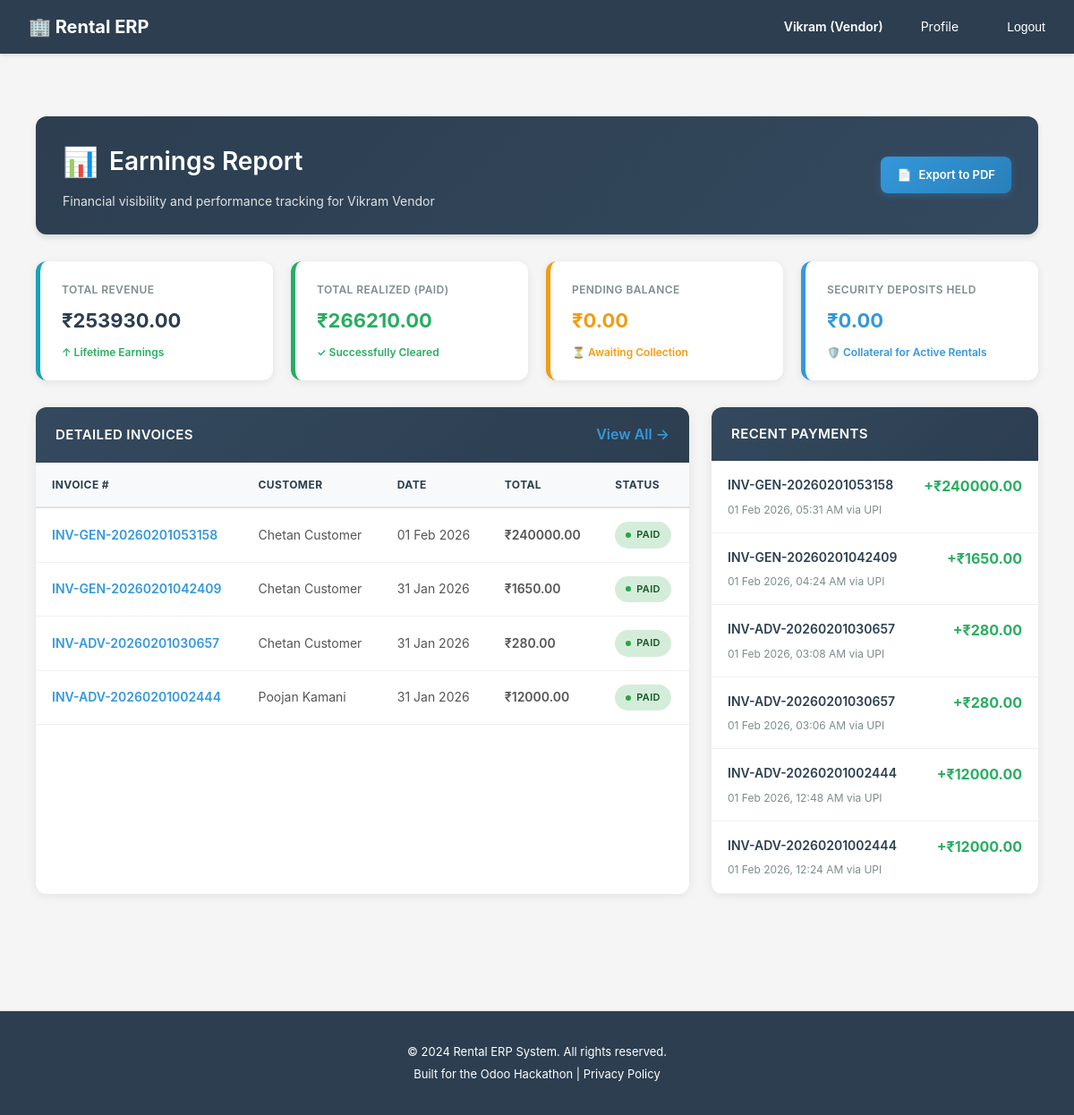
/dashboard/vendor/financials/ (signed in), run on an earlier commit of the app's database.
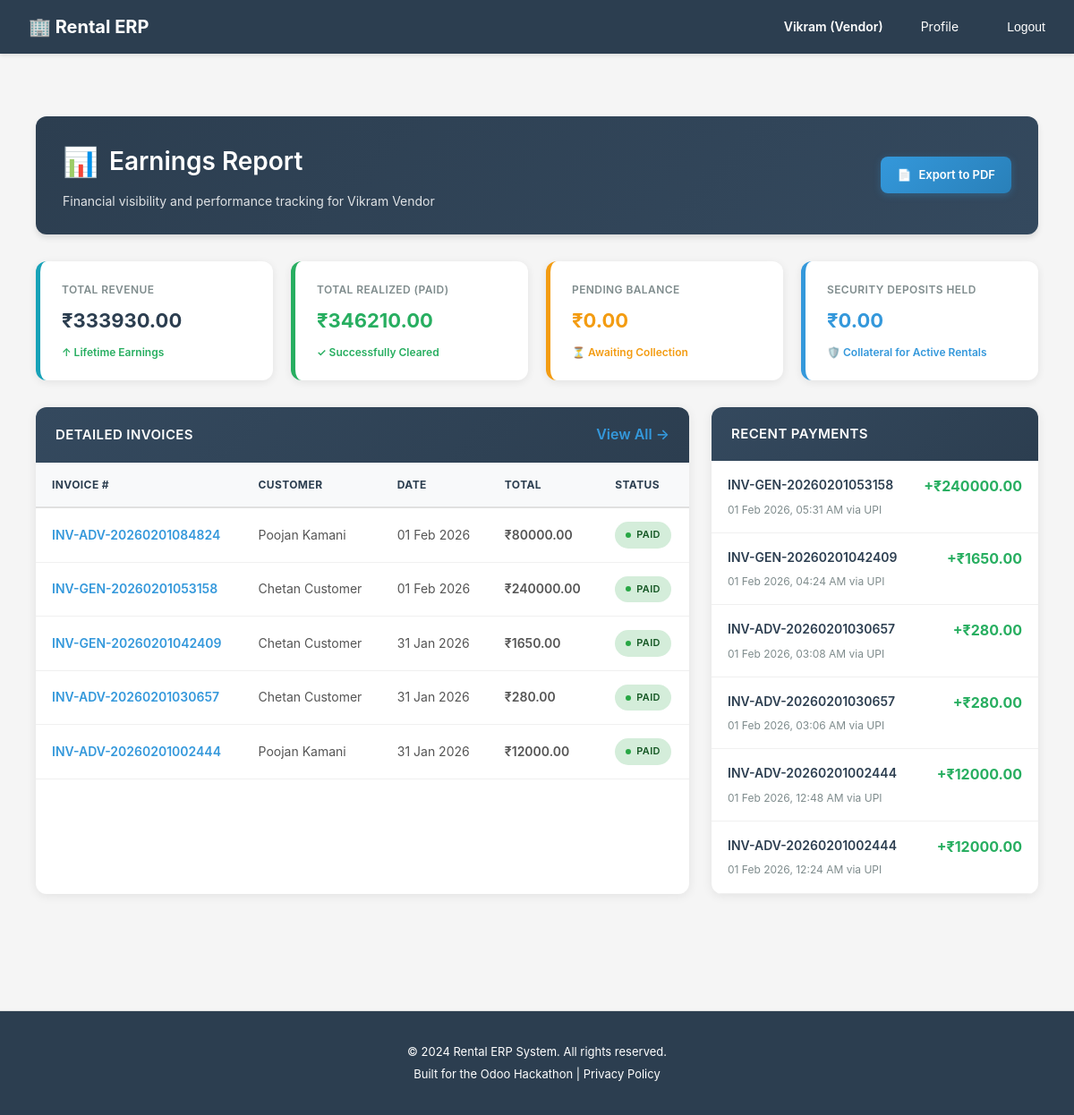
And on a later commit of the database.
### billing/models.py (models this page shows, shortened)
class Invoice(models.Model):
    STATUS_CHOICES = [
        ('draft', 'Draft'),           # Being prepared, not sent to customer
        ('sent', 'Sent'),             # Sent to customer, awaiting payment
        ('partially_paid', 'Partially Paid'),  # Some payment received
        ('paid', 'Paid'),             # Fully paid
        ('overdue', 'Overdue'),       # Payment deadline passed
        ('cancelled', 'Cancelled'),   # Invoice voided
    ]
    PAYMENT_TERM_CHOICES = [
        ('immediate', 'Immediate'),       # Pay before pickup
        ('on_delivery', 'On Delivery'),   # Pay at pickup
        ('net_7', 'Net 7 Days'),          # Pay within 7 days
        ('net_15', 'Net 15 Days'),
        ('net_30', 'Net 30 Days'),
        ('on_return', 'On Return'),       # Pay after return
    ]
    invoice_number = models.CharField(
        max_length=50,
        unique=True,
        help_text="Auto-generated invoice ID (e.g., INV-2026-0001)"
    )
    rental_order = models.ForeignKey(
        'rentals.RentalOrder',
        on_delete=models.CASCADE,
        related_name='invoices',
        help_text="Rental order being invoiced"
    )
    customer = models.ForeignKey(
        settings.AUTH_USER_MODEL,
        on_delete=models.CASCADE,
        related_name='invoices',
        limit_choices_to={'role': 'customer'},
        help_text="Customer being billed"
    )
    vendor = models.ForeignKey(
        settings.AUTH_USER_MODEL,
        on_delete=models.CASCADE,
        related_name='vendor_invoices',
        limit_choices_to={'role': 'vendor'},
        help_text="Vendor issuing the invoice"
    )
    status = models.CharField(
        max_length=20,
        choices=STATUS_CHOICES,
        default='draft',
        help_text="Invoice lifecycle stage"
    )
    invoice_date = models.DateField(
        help_text="Invoice issue date"
    )
    due_date = models.DateField(
        help_text="Payment deadline"
    )
    payment_terms = models.CharField(
        max_length=20,
        choices=PAYMENT_TERM_CHOICES,
        default='immediate',
        help_text="When payment is expected"
    )
    billing_name = models.CharField(
        max_length=255,
        help_text="Customer's company name for invoice"
    )
    billing_gstin = models.CharField(
        max_length=15,
        help_text="Customer's GSTIN for GST compliance"
    )
    billing_address = models.TextField(
        help_text="Customer's billing address"
    )
    billing_state = models.CharField(
        max_length=100,
        help_text="State for GST calculation (intra-state vs inter-state)"
    )
    vendor_name = models.CharField(
        max_length=255,
        help_text="Vendor's company name"
    )
    vendor_gstin = models.CharField(
        max_length=15,
        help_text="Vendor's GSTIN"
    )
    vendor_address = models.TextField(
        help_text="Vendor's business address"
    )
    vendor_state = models.CharField(
        max_length=100,
        help_text="Vendor's state (for GST type determination)"
    )
    subtotal = models.DecimalField(
        max_digits=12,
        decimal_places=2,
        default=Decimal('0.00'),
        help_text="Sum of all invoice lines before tax/discount"
    )
    discount_amount = models.DecimalField(
        max_digits=12,
        decimal_places=2,
        default=Decimal('0.00'),
        help_text="Discount applied"
    )
    is_intrastate = models.BooleanField(
        default=True,
        help_text="Same state transaction (CGST+SGST) or inter-state (IGST)"
    )
    cgst_rate = models.DecimalField(
        max_digits=5,
        decimal_places=2,
        default=9.00,
        help_text="Central GST rate % (typically 9% for 18% total GST)"
    )
    sgst_rate = models.DecimalField(
        max_digits=5,
        decimal_places=2,
        default=9.00,
        help_text="State GST rate % (typically 9% for 18% total GST)"
    )
    igst_rate = models.DecimalField(
        max_digits=5,
        decimal_places=2,
        default=18.00,
        help_text="Integrated GST rate % (for inter-state)"
    )
    cgst_amount = models.DecimalField(
        max_digits=12,
        decimal_places=2,
        default=Decimal('0.00'),
        help_text="Central GST amount (intra-state only)"
    )
    sgst_amount = models.DecimalField(
        max_digits=12,
        decimal_places=2,
        default=Decimal('0.00'),
        help_text="State GST amount (intra-state only)"
    )
    igst_amount = models.DecimalField(
        max_digits=12,
        decimal_places=2,
        default=Decimal('0.00'),
        help_text="Integrated GST amount (inter-state only)"
    )
    tax_amount = models.DecimalField(
        max_digits=12,
        decimal_places=2,
        default=Decimal('0.00'),
        help_text="Total tax (CGST+SGST or IGST)"
    )
    late_fee = models.DecimalField(
        max_digits=12,
        decimal_places=2,
        default=Decimal('0.00'),
        help_text="Late return penalties"
    )
    damage_charges = models.DecimalField(
        max_digits=12,
        decimal_places=2,
        default=Decimal('0.00'),
        help_text="Equipment damage costs"
    )
    other_charges = models.DecimalField(
        max_digits=12,
        decimal_places=2,
        default=Decimal('0.00'),
        help_text="Miscellaneous charges (delivery, packaging, etc.)"
    )
    total = models.DecimalField(
        max_digits=12,
        decimal_places=2,
        default=Decimal('0.00'),
        help_text="Final invoice total (subtotal - discount + tax + fees)"
    )
    paid_amount = models.DecimalField(
        max_digits=12,
        decimal_places=2,
        default=Decimal('0.00'),
        help_text="Amount paid so far"
    )
    balance_due = models.DecimalField(
        max_digits=12,
        decimal_places=2,
        default=Decimal('0.00'),
        help_text="Remaining amount to be paid"
    )
    deposit_collected = models.DecimalField(
        max_digits=12,
        decimal_places=2,
        default=Decimal('0.00'),
        help_text="Security deposit collected upfront"
    )
    deposit_refunded = models.DecimalField(
        max_digits=12,
        decimal_places=2,
        default=Decimal('0.00'),
        help_text="Deposit returned after successful return"
    )
    notes = models.TextField(
        blank=True,
        null=True,
        help_text="Internal notes or special instructions"
    )
    customer_notes = models.TextField(
        blank=True,
        null=True,
        help_text="Notes visible to customer on invoice"
    )
    created_at = models.DateTimeField(auto_now_add=True)
    updated_at = models.DateTimeField(auto_now=True)
    sent_at = models.DateTimeField(
        blank=True,
        null=True,
        help_text="When invoice was sent to customer"
    )
    paid_at = models.DateTimeField(
        blank=True,
        null=True,
        help_text="When invoice was fully paid"
    )
    class Meta:
        db_table = 'invoices'
        verbose_name = 'Invoice'
        verbose_name_plural = 'Invoices'
        ordering = ['-invoice_date', '-created_at']
        indexes = [
            models.Index(fields=['customer', 'status']),
            models.Index(fields=['vendor', 'status']),
            models.Index(fields=['invoice_number']),
            models.Index(fields=['due_date', 'status']),
        ]

class Payment(models.Model):
    PAYMENT_METHOD_CHOICES = [
        ('cash', 'Cash'),
        ('card', 'Credit/Debit Card'),
        ('upi', 'UPI'),
        ('netbanking', 'Net Banking'),
        ('cheque', 'Cheque'),
        ('razorpay', 'Razorpay'),
        ('stripe', 'Stripe'),
        ('other', 'Other'),
    ]
    PAYMENT_STATUS_CHOICES = [
        ('pending', 'Pending'),           # Payment initiated, awaiting confirmation
        ('processing', 'Processing'),     # Payment gateway processing
        ('success', 'Success'),           # Payment confirmed
        ('failed', 'Failed'),             # Payment failed
        ('refunded', 'Refunded'),         # Payment reversed
    ]
    payment_number = models.CharField(
        max_length=50,
        unique=True,
        help_text="Auto-generated payment ID (e.g., PAY-2026-0001)"
    )
    invoice = models.ForeignKey(
        Invoice,
        on_delete=models.CASCADE,
        related_name='payments',
        help_text="Invoice being paid"
    )
    customer = models.ForeignKey(
        settings.AUTH_USER_MODEL,
        on_delete=models.CASCADE,
        related_name='payments_made',
        limit_choices_to={'role': 'customer'},
        help_text="Customer making the payment"
    )
    amount = models.DecimalField(
        max_digits=12,
        decimal_places=2,
        validators=[MinValueValidator(0.01)],
        help_text="Payment amount"
    )
    payment_method = models.CharField(
        max_length=20,
        choices=PAYMENT_METHOD_CHOICES,
        help_text="How customer paid"
    )
    payment_status = models.CharField(
        max_length=20,
        choices=PAYMENT_STATUS_CHOICES,
        default='pending',
        help_text="Payment confirmation status"
    )
    payment_date = models.DateTimeField(
        help_text="When payment was made"
    )
    transaction_id = models.CharField(
        max_length=255,
        blank=True,
        null=True,
        help_text="Payment gateway transaction reference (Encrypted)"
    )
    gateway_response = models.JSONField(
        default=dict,
        blank=True,
        help_text="Raw payment gateway response (for debugging/reconciliation)"
    )
    bank_name = models.CharField(
        max_length=100,
        blank=True,
        null=True,
        help_text="Bank name for cheque/transfer payments"
    )
    cheque_number = models.CharField(
        max_length=50,
        blank=True,
        null=True,
        help_text="Cheque number if payment method is cheque (Encrypted)"
    )
    notes = models.TextField(
        blank=True,
        null=True,
        help_text="Payment notes or reference information"
    )
    is_refund = models.BooleanField(
        default=False,
        help_text="Is this a refund transaction?"
    )
    refund_reason = models.TextField(
        blank=True,
        null=True,
        help_text="Reason for refund"
    )
    original_payment = models.ForeignKey(
        'self',
        on_delete=models.SET_NULL,
        blank=True,
        null=True,
        related_name='refunds',
        help_text="Original payment being refunded"
    )
    created_at = models.DateTimeField(auto_now_add=True)
    updated_at = models.DateTimeField(auto_now=True)
    processed_at = models.DateTimeField(
        blank=True,
        null=True,
        help_text="When payment was confirmed/failed"
    )
    class Meta:
        db_table = 'payments'
        verbose_name = 'Payment'
        verbose_name_plural = 'Payments'
        ordering = ['-payment_date', '-created_at']
        indexes = [
            models.Index(fields=['invoice', 'payment_status']),
            models.Index(fields=['customer', 'payment_status']),
            models.Index(fields=['payment_number']),
            models.Index(fields=['transaction_id']),
        ]

### dashboards/views.py (the view)
# urls.py: path('vendor/financials/', views.vendor_financials, name='vendor_financials'),
@login_required
@require_http_methods(["GET"])
def vendor_financials(request):
    if request.user.role != 'vendor':
        return HttpResponseForbidden("Only vendors can view financial reports")
    from billing.models import Invoice, Payment
    from rentals.models import RentalOrder
    user = request.user
    invoices = Invoice.objects.filter(vendor=user).order_by('-created_at')
    stats = invoices.aggregate(
        total_revenue=Sum('total'),
        total_paid=Sum('paid_amount'),
        total_due=Sum('balance_due'),
        total_deposits=Sum('deposit_collected'),
        total_refunded=Sum('deposit_refunded')
    )
    deposits_held = (stats['total_deposits'] or Decimal('0.00')) - (stats['total_refunded'] or Decimal('0.00'))
    recent_payments = Payment.objects.filter(
        invoice__vendor=user,
        payment_status='success'
    ).order_by('-payment_date')[:10]
    context = {
        'invoices': invoices,
        'stats': stats,
        'deposits_held': deposits_held,
        'recent_payments': recent_payments,
        'user': user
    }
    return render(request, 'dashboards/vendor_financials.html', context)

### templates/dashboards/vendor_financials.html (shortened to what the changed rows need)
{% extends 'base.html' %}
{% load static %}
{% block content %}
<div class="earnings-container">
    <div class="page-header">
        <div class="header-title">
            <h1>Earnings Report</h1>
        </div>
    </div>
    <div class="stats-grid">
        <div class="stat-card">
            <p class="stat-label">Total Revenue</p>
            <div class="stat-value">₹{{ stats.total_revenue|default:"0.00"|floatformat:2 }}</div>
            <div class="stat-trend trend-up">↑ Lifetime Earnings</div>
        </div>
        <div class="stat-card" style="border-left-color: #27ae60;">
            <p class="stat-label">Total Realized (Paid)</p>
            <div class="stat-value" style="color: #27ae60;">₹{{ stats.total_paid|default:"0.00"|floatformat:2 }}</div>
            <div class="stat-trend trend-up">✓ Successfully Cleared</div>
        </div>
    </div>
    <div class="content-grid">
        <div class="data-card">
            <div class="table-container">
                {% if invoices %}
                <table>
                    <thead>
                        <tr>
                            <th>Invoice #</th>
                            <th>Customer</th>
                            <th>Date</th>
                            <th>Total</th>
                            <th>Status</th>
                        </tr>
                    </thead>
                    <tbody>
                        {% for invoice in invoices %}
                        <tr>
                            <td><a href="{% url 'billing:invoice_detail' invoice.id %}" class="link-soft">{{ invoice.invoice_number }}</a></td>
                            <td>{{ invoice.billing_name }}</td>
                            <td>{{ invoice.invoice_date|date:"d M Y" }}</td>
                            <td style="font-weight: 600;">₹{{ invoice.total }}</td>
                            <td>
                                <span class="badge {% if invoice.status == 'paid' %}badge-paid{% elif invoice.status == 'overdue' %}badge-overdue{% else %}badge-pending{% endif %}">
                                    {{ invoice.get_status_display }}
                                </span>
                            </td>
                        </tr>
                        {% endfor %}
                    </tbody>
                </table>
                {% else %}
                <div class="empty-state">
                    No invoices generated yet.
                </div>
                {% endif %}
            </div>
        </div>
        <div class="data-card">
            <div class="payments-list">
                {% if recent_payments %}
                    {% for payment in recent_payments %}
                    <div class="payment-item">
                        <div class="payment-info">
                            <h4>{{ payment.invoice.invoice_number }}</h4>
                            <p>{{ payment.payment_date|date:"d M Y, h:i A" }} via {{ payment.get_payment_method_display }}</p>
                        </div>
                        <div class="payment-amount">+₹{{ payment.amount }}</div>
                    </div>
                    {% endfor %}
                {% else %}
                <div class="empty-state">
                    No payments received yet.
                </div>
                {% endif %}
            </div>
        </div>
    </div>
</div>
{% endblock %}

What changed in the data, as far as the page shows it:
added Invoice: invoice_number "INV-ADV-20260201084824", billing_name "Poojan Kamani", invoice_date "01 Feb 2026", total "80000.00", status "PAID"
Also different on the page:
{{ stats.total_revenue|default:"0.00"|floatformat:2 }}: "253930.00" → "333930.00"
{{ stats.total_paid|default:"0.00"|floatformat:2 }}: "266210.00" → "346210.00"
